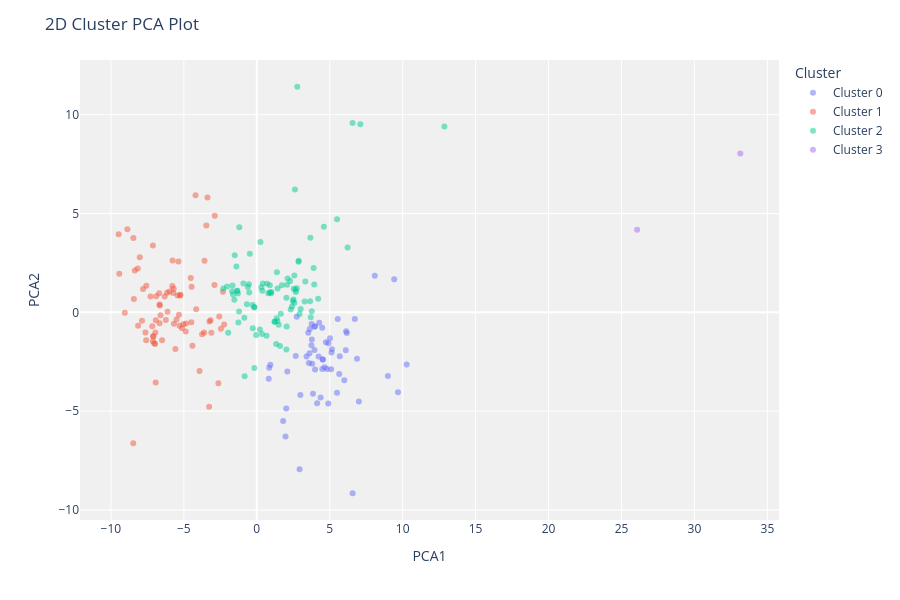

Source (notebook cell):
### Markdown cell above
![image.png](attachment:3763f304-d67b-4d86-821e-673e3e09b129.png)

### Code cell
# Para ver o agrupamento espacial (PCA):
plot_model(kmeans, plot = 'cluster')

### Figure 1 — Plotly figure (JSON) as saved in the notebook; plotly's stock layout.template omitted (floating-point values rounded to 4 significant figures)
{"data": [{"customdata": [[null], ["Post-demographic dividend"], ["Congo, Dem. Rep."], ["South Asia"], ["Kenya"], ["Colombia"], ["Oman"], ["Hungary"], ["Nigeria"], ["World"], ["Niger"], ["Netherlands"], ["Chile"], ["Guyana"], ["Cabo Verde"], ["Micronesia, Fed. Sts."], ["Antigua and Barbuda"], ["Liberia"], ["Mauritius"], ["Mauritania"], [null], ["Malaysia"], ["Libya"], ["Macedonia, FYR"], ["Bahrain"], ["Liechtenstein"], ["Barbados"], [null], ["Cambodia"], ["Qatar"], [null], ["British Virgin Islands"], ["Central Europe and the Baltics"], ["El Salvador"], [null], ["Sudan"], ["East Asia & Pacific (IDA & IBRD countries)"], ["St. Vincent and the Grenadines"], ["Gambia, The"], ["Sri Lanka"], ["Germany"], ["Syrian Arab Republic"], ["Djibouti"], ["Solomon Islands"], [null], ["Greece"], ["Latin America & Caribbean"], ["Czech Republic"], ["Seychelles"], ["Senegal"], ["Grenada"], ["Guam"], ["Lower middle income"], ["Kosovo"], ["Croatia"], [null], ["Middle income"], ["OECD members"], ["Belgium"]], "hovertemplate": "Cluster=Cluster 0<br>PCA1=%{x}<br>PCA2=%{y}<br>Feature=%{customdata[0]}<extra></extra>", "legendgroup": "Cluster 0", "marker": {"color": "#636efa", "opacity": 0.5, "symbol": "circle"}, "mode": "markers", "name": "Cluster 0", "orientation": "v", "showlegend": true, "textposition": "top center", "type": "scatter", "x": [4.524, 3.957, 0.8199, 5.651, 0.8515, 1.806, 2.933, 5.549, 6.57, 3.854, 6.002, 4.492, 6.175, 3.952, 3.747, 5.151, 3.613, 3.776, 4.812, 4.481, 4.655, 3.572, 3.761, 4.898, 4.278, 8.985, 6.998, 5.123, 3.529, 4.135, 5.5, 9.418, 2.094, 6.103, 6.868, 4.741, 5.097, 6.719, 6.123, 4.374, 3.631, 2.672, 3.799, 3.411, 0.9297, 3.996, 5.688, 10.28, 2.987, 2.017, 4.912, 5.017, 9.681, 4.24, 3.994, 8.088, 4.524, 2.739, 1.971], "xaxis": "x", "y": [-2.389, -1.9, -3.362, -3.125, -2.805, -5.498, -7.936, -0.3347, -9.154, -4.123, -3.439, -2.865, -1.043, -0.7283, -1.664, -1.873, -2.073, -1.377, -2.863, -0.779, -2.776, -2.567, -0.5891, -4.615, -0.5316, -3.225, -4.513, -2.037, -1.029, -4.606, -4.067, 1.678, -2.993, -1.914, -2.349, -1.516, -2.886, -0.3341, -0.9564, -4.308, -0.8423, -2.213, -2.607, -2.234, -2.655, -0.6993, -2.227, -2.634, -4.179, -4.861, -1.567, -1.307, -4.044, -2.241, -2.897, 1.854, -2.389, -0.2223, -6.278], "yaxis": "y"}, {"customdata": [[null], ["Arab World"], ["Israel"], ["Iraq"], ["Iceland"], ["Honduras"], ["Guinea"], ["Guatemala"], ["Gabon"], ["Finland"], ["Italy"], ["Hong Kong SAR, China"], ["Marshall Islands"], ["Latvia"], ["Sweden"], ["Swaziland"], ["Suriname"], ["St. Lucia"], ["South Sudan"], ["South Africa"], ["Somalia"], ["Slovak Republic"], ["Sierra Leone"], ["Saudi Arabia"], [null], ["Rwanda"], ["Russian Federation"], ["Romania"], ["Portugal"], ["Peru"], [null], ["Panama"], ["Pakistan"], ["Norway"], ["Nepal"], [null], ["Montenegro"], ["Mexico"], ["Fiji"], ["Malawi"], [null], ["Lithuania"], ["Lebanon"], ["Kyrgyz Republic"], ["Faroe Islands"], ["Tajikistan"], ["Armenia"], ["Central African Republic"], ["Latin America & the Caribbean (IDA & IBRD countries)"], ["Least developed countries: UN classification"], ["Low income"], ["Brazil"], ["North America"], ["Bhutan"], ["Pre-demographic dividend"], ["Belarus"], ["Bangladesh"], ["Azerbaijan"], ["Upper middle income"], ["Australia"], ["Ethiopia"], ["Angola"], ["Algeria"], ["Andorra"], [null], ["Channel Islands"], ["Bulgaria"], ["Denmark"], ["East Asia & Pacific (excluding high income)"], ["Europe & Central Asia"], ["East Asia & Pacific"], ["Early-demographic dividend"], ["Cuba"], ["Cote d'Ivoire"], ["European Union"], [null], ["Congo, Rep."], ["Dominican Republic"], ["Euro area"]], "hovertemplate": "Cluster=Cluster 1<br>PCA1=%{x}<br>PCA2=%{y}<br>Feature=%{customdata[0]}<extra></extra>", "legendgroup": "Cluster 1", "marker": {"color": "#EF553B", "opacity": 0.5, "symbol": "circle"}, "mode": "markers", "name": "Cluster 1", "orientation": "v", "showlegend": true, "textposition": "top center", "type": "scatter", "x": [-8.022, -3.115, -3.171, -6.93, -6.95, -7.632, -7.286, -5.68, -9.428, -7.582, -4.412, -5.698, -5.425, -7.795, -4.866, -6.151, -6.895, -6.663, -7.109, -4.156, -3.241, -6.119, -5.127, -8.16, -8.367, -5.37, -9.465, -4.198, -6.691, -2.571, -7.118, -5.298, -3.58, -2.316, -5.034, -5.256, -8.459, -7.162, -2.236, -2.633, -7.12, -7.866, -6.233, -2.459, -5.795, -3.267, -7.573, -5.335, -9.048, -5.985, -3.459, -3.92, -2.879, -4.489, -8.134, -6.965, -5.726, -6.92, -6.311, -6.66, -5.58, -2.901, -5.501, -8.47, -7.032, -6.651, -4.529, -6.6, -7.084, -3.748, -6.495, -8.87, -8.425, -5.774, -5.234, -3.379, -4.843, -4.468, -3.606], "xaxis": "x", "y": [2.791, -1.038, -0.404, -3.548, -1.027, -1.021, 0.7981, -0.58, 1.946, -1.419, -1.696, 1.188, 0.8544, 1.186, -0.9752, 0.9933, 0.8124, -0.5495, -1.223, 0.1589, -0.463, 0.03113, -0.8076, 2.215, 2.119, 2.575, 3.947, 5.93, 0.9638, -0.2073, -1.47, -0.673, 2.615, 1.043, -0.601, 0.8488, 3.758, -0.705, -0.617, -3.589, 3.378, -0.4226, -0.3843, -0.827, 1.333, -4.782, 1.346, -0.1279, -0.01751, 1.055, 4.391, -2.973, 4.884, -0.4989, -0.6743, -1.599, 0.974, -0.4019, 0.8051, 0.4, -1.855, 1.384, -0.3573, -6.622, -1.559, 0.3464, 1.743, -0.1482, -1.212, -1.107, -1.418, 4.198, 0.6714, 2.618, 0.8938, 5.806, -0.5606, 1.292, -1.019], "yaxis": "y"}, {"customdata": [["Palau"], [null], ["St. Martin (French part)"], ["South Asia (IDA & IBRD)"], ["Sub-Saharan Africa"], ["Afghanistan"], ["Northern Mariana Islands"], ["Nicaragua"], ["New Zealand"], ["Caribbean small states"], ["New Caledonia"], ["Albania"], ["Switzerland"], ["Sub-Saharan Africa (IDA & IBRD countries)"], ["Small states"], ["Heavily indebted poor countries (HIPC)"], ["Philippines"], ["High income"], ["Fragile and conflict affected situations"], ["Late-demographic dividend"], ["Singapore"], ["Europe & Central Asia (IDA & IBRD countries)"], ["Latin America & Caribbean (excluding high income)"], [null], ["Sao Tome and Principe"], ["Spain"], [null], ["American Samoa"], ["Middle East & North Africa"], ["Europe & Central Asia (excluding high income)"], ["Middle East & North Africa (excluding high income)"], ["St. Kitts and Nevis"], ["Other small states"], ["Puerto Rico"], ["Pacific island small states"], ["Poland"], ["Paraguay"], ["Namibia"], ["Estonia"], ["Mozambique"], [null], ["Cameroon"], ["Canada"], ["Cayman Islands"], [null], ["Iran, Islamic Rep."], ["Indonesia"], ["China"], ["Comoros"], ["Haiti"], ["Japan"], ["Costa Rica"], ["Curacao"], ["Cyprus"], ["Greenland"], ["Gibraltar"], ["Dominica"], ["Georgia"], ["Ecuador"], ["Egypt, Arab Rep."], ["French Polynesia"], ["Eritrea"], ["Guinea-Bissau"], ["Myanmar"], [null], ["Korea, Dem. People’s Rep."], ["Morocco"], ["Mongolia"], ["Moldova"], ["Argentina"], ["Aruba"], ["Malta"], ["Mali"], ["Maldives"], ["Austria"], ["Brunei Darussalam"], ["Bahamas, The"], ["Madagascar"], ["Belize"], ["Benin"], ["Bermuda"], ["Lesotho"], ["Bolivia"], ["Lao PDR"], ["Bosnia and Herzegovina"], [null], ["Botswana"], [null], [null], ["Ghana"]], "hovertemplate": "Cluster=Cluster 2<br>PCA1=%{x}<br>PCA2=%{y}<br>Feature=%{customdata[0]}<extra></extra>", "legendgroup": "Cluster 2", "marker": {"color": "#00cc96", "opacity": 0.5, "symbol": "circle"}, "mode": "markers", "name": "Cluster 2", "orientation": "v", "showlegend": true, "textposition": "top center", "type": "scatter", "x": [2.876, 2.415, -0.165, 2.046, -1.63, 2.028, 0.672, 3.699, 2.329, 1.223, 4.597, -0.519, 1.409, 2.653, 1.598, 3.674, 2.515, 0.2513, -1.691, -1.2, 2.684, 3.897, -1.262, -0.2763, 0.3117, 1.366, 2.575, 0.9821, 2.076, 5.503, 3.94, 2.533, 0.893, 1.648, 0.7097, 3.008, -0.1708, -0.9192, -1.343, 3.653, 6.563, -1.958, 2.112, -1.535, 1.383, 0.2115, -1.214, -0.4732, 12.86, -2.297, 0.4171, 2.931, 2.031, -2.044, 2.58, 2.861, -0.6127, 3.326, 0.3583, -1.396, 4.208, 0.9935, 1.722, 3.768, 6.224, 3.281, -1.511, 2.617, 0.8955, 0.3764, -0.04222, -0.5404, -1.665, 2.743, 1.223, -0.8553, 1.328, -0.1679, 2.476, -0.8326, -0.2813, -1.34, 0.7891, 1.424, 7.098, -1.295, 2.775, 1.506, -0.6752, 2.289], "xaxis": "x", "y": [2.604, 0.3004, 0.2559, -0.7184, 0.9016, -1.878, -1.182, -0.2469, 0.1407, -0.4752, 4.335, 1.002, -0.446, 1.139, -1.706, 3.778, 0.649, 3.562, 1.06, 4.308, 1.026, 2.249, -0.5107, -0.7998, 1.271, -0.3005, 1.861, 0.9623, 1.395, 4.703, 1.407, 1.196, 1.003, -0.07432, 1.44, 0.171, 0.2521, 1.465, 1.088, 0.5644, 9.575, -1.029, 1.714, 0.6369, 2.029, -0.8647, 0.03565, 2.97, 9.401, 1.204, 1.452, -0.08216, 0.7391, 1.309, 0.4879, 2.561, 1.287, 1.559, -1.098, 2.324, 0.6888, 1.025, 1.376, 0.04928, 3.282, 0.5415, 2.888, 6.216, 1.376, 1.096, -1.151, 1.417, 1.357, 1.216, -0.4752, -0.2733, -1.606, -2.818, 0.5706, -3.23, 0.3715, 1.084, 0.9603, 1.202, 9.513, 0.9575, 11.41, -0.6347, 0.4146, 1.589], "yaxis": "y"}, {"customdata": [["Monaco"], ["France"]], "hovertemplate": "Cluster=Cluster 3<br>PCA1=%{x}<br>PCA2=%{y}<br>Feature=%{customdata[0]}<extra></extra>", "legendgroup": "Cluster 3", "marker": {"color": "#ab63fa", "opacity": 0.5, "symbol": "circle"}, "mode": "markers", "name": "Cluster 3", "orientation": "v", "showlegend": true, "textposition": "top center", "type": "scatter", "x": [26.07, 33.14], "xaxis": "x", "y": [4.182, 8.035], "yaxis": "y"}], "layout": {"height": 600, "legend": {"title": {"text": "Cluster"}, "tracegroupgap": 0}, "margin": {"t": 60}, "plot_bgcolor": "rgb(240,240,240)", "title": {"text": "2D Cluster PCA Plot"}, "xaxis": {"anchor": "y", "domain": [0, 1], "title": {"text": "PCA1"}}, "yaxis": {"anchor": "x", "domain": [0, 1], "title": {"text": "PCA2"}}}}
